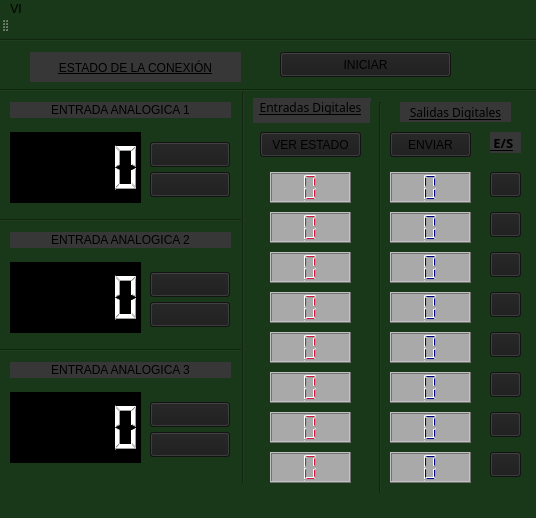
<?xml version="1.0" encoding="UTF-8"?>
<ui version="4.0">
 <class>MainWindow</class>
 <widget class="QMainWindow" name="MainWindow">
  <property name="geometry">
   <rect>
    <x>0</x>
    <y>0</y>
    <width>536</width>
    <height>518</height>
   </rect>
  </property>
  <property name="windowTitle">
   <string>MainWindow</string>
  </property>
  <property name="autoFillBackground">
   <bool>false</bool>
  </property>
  <property name="styleSheet">
   <string notr="true">background-color: rgb(25,55,25);
border-color: rgb(255, 255, 255);</string>
  </property>
  <widget class="QWidget" name="centralWidget">
   <widget class="QLCDNumber" name="lcdNumber">
    <property name="geometry">
     <rect>
      <x>10</x>
      <y>100</y>
      <width>131</width>
      <height>71</height>
     </rect>
    </property>
    <property name="styleSheet">
     <string notr="true">QLCDNumber{color:rgb(255, 255, 255);background-color:rgb(0, 0, 0);}</string>
    </property>
    <property name="digitCount">
     <number>5</number>
    </property>
   </widget>
   <widget class="QLabel" name="label">
    <property name="geometry">
     <rect>
      <x>30</x>
      <y>20</y>
      <width>211</width>
      <height>31</height>
     </rect>
    </property>
    <property name="styleSheet">
     <string notr="true">background-color: rgb(55, 55, 55);
border-color: rgb(170, 170, 170);
font: 75 8pt &quot;Nirmala UI&quot;;
text-decoration: underline;</string>
    </property>
    <property name="text">
     <string>ESTADO DE LA CONEXIÓN</string>
    </property>
    <property name="alignment">
     <set>Qt::AlignCenter</set>
    </property>
   </widget>
   <widget class="QLCDNumber" name="lcdNumber_2">
    <property name="geometry">
     <rect>
      <x>10</x>
      <y>230</y>
      <width>131</width>
      <height>71</height>
     </rect>
    </property>
    <property name="styleSheet">
     <string notr="true">QLCDNumber{color:rgb(255, 255, 255);background-color:rgb(0, 0, 0);}</string>
    </property>
    <property name="digitCount">
     <number>5</number>
    </property>
   </widget>
   <widget class="QLCDNumber" name="lcdNumber_3">
    <property name="geometry">
     <rect>
      <x>10</x>
      <y>360</y>
      <width>131</width>
      <height>71</height>
     </rect>
    </property>
    <property name="styleSheet">
     <string notr="true">QLCDNumber{color:rgb(255, 255, 255);background-color:rgb(0, 0, 0);}</string>
    </property>
    <property name="digitCount">
     <number>5</number>
    </property>
   </widget>
   <widget class="QPushButton" name="pushButton">
    <property name="geometry">
     <rect>
      <x>280</x>
      <y>20</y>
      <width>171</width>
      <height>25</height>
     </rect>
    </property>
    <property name="styleSheet">
     <string notr="true">background-color: rgb(27, 27, 27);
border-color: rgb(159, 159, 159);
</string>
    </property>
    <property name="text">
     <string>INICIAR</string>
    </property>
   </widget>
   <widget class="QLabel" name="label_2">
    <property name="geometry">
     <rect>
      <x>10</x>
      <y>70</y>
      <width>221</width>
      <height>16</height>
     </rect>
    </property>
    <property name="styleSheet">
     <string notr="true">background-color: rgb(55,55,55);
border-color: rgb(170, 170, 170);</string>
    </property>
    <property name="text">
     <string>ENTRADA ANALOGICA 1</string>
    </property>
    <property name="alignment">
     <set>Qt::AlignCenter</set>
    </property>
   </widget>
   <widget class="QLabel" name="label_3">
    <property name="geometry">
     <rect>
      <x>10</x>
      <y>200</y>
      <width>221</width>
      <height>16</height>
     </rect>
    </property>
    <property name="styleSheet">
     <string notr="true">background-color: rgb(55,55,55);
border-color: rgb(170, 170, 170);</string>
    </property>
    <property name="text">
     <string>ENTRADA ANALOGICA 2</string>
    </property>
    <property name="alignment">
     <set>Qt::AlignCenter</set>
    </property>
   </widget>
   <widget class="QLabel" name="label_4">
    <property name="geometry">
     <rect>
      <x>10</x>
      <y>330</y>
      <width>221</width>
      <height>16</height>
     </rect>
    </property>
    <property name="styleSheet">
     <string notr="true">background-color: rgb(55,55,55);
border-color: rgb(170, 170, 170);</string>
    </property>
    <property name="text">
     <string>ENTRADA ANALOGICA 3</string>
    </property>
    <property name="alignment">
     <set>Qt::AlignCenter</set>
    </property>
   </widget>
   <widget class="QPushButton" name="Boton1">
    <property name="geometry">
     <rect>
      <x>150</x>
      <y>110</y>
      <width>80</width>
      <height>25</height>
     </rect>
    </property>
    <property name="styleSheet">
     <string notr="true">background-color: rgb(27, 27, 27);
border-color: rgb(159, 159, 159);
</string>
    </property>
    <property name="text">
     <string/>
    </property>
   </widget>
   <widget class="QPushButton" name="Boton2">
    <property name="geometry">
     <rect>
      <x>150</x>
      <y>140</y>
      <width>80</width>
      <height>25</height>
     </rect>
    </property>
    <property name="styleSheet">
     <string notr="true">background-color: rgb(27, 27, 27);
border-color: rgb(159, 159, 159);
</string>
    </property>
    <property name="text">
     <string/>
    </property>
   </widget>
   <widget class="QPushButton" name="Boton3">
    <property name="geometry">
     <rect>
      <x>150</x>
      <y>240</y>
      <width>80</width>
      <height>25</height>
     </rect>
    </property>
    <property name="styleSheet">
     <string notr="true">background-color: rgb(27, 27, 27);
border-color: rgb(159, 159, 159);
</string>
    </property>
    <property name="text">
     <string/>
    </property>
   </widget>
   <widget class="QLCDNumber" name="LcdOut1">
    <property name="geometry">
     <rect>
      <x>390</x>
      <y>140</y>
      <width>81</width>
      <height>31</height>
     </rect>
    </property>
    <property name="styleSheet">
     <string notr="true">QLCDNumber{color:rgb(0, 0, 139);background-color:rgb(169,169, 169);}</string>
    </property>
    <property name="digitCount">
     <number>1</number>
    </property>
   </widget>
   <widget class="QLCDNumber" name="LcdOut2">
    <property name="geometry">
     <rect>
      <x>390</x>
      <y>180</y>
      <width>81</width>
      <height>31</height>
     </rect>
    </property>
    <property name="styleSheet">
     <string notr="true">QLCDNumber{color:rgb(0, 0, 139);background-color:rgb(169,169, 169);}</string>
    </property>
    <property name="digitCount">
     <number>1</number>
    </property>
   </widget>
   <widget class="QLCDNumber" name="LcdOut3">
    <property name="geometry">
     <rect>
      <x>390</x>
      <y>220</y>
      <width>81</width>
      <height>31</height>
     </rect>
    </property>
    <property name="styleSheet">
     <string notr="true">QLCDNumber{color:rgb(0, 0, 139);background-color:rgb(169,169, 169);}</string>
    </property>
    <property name="digitCount">
     <number>1</number>
    </property>
   </widget>
   <widget class="QLCDNumber" name="LcdOut4">
    <property name="geometry">
     <rect>
      <x>390</x>
      <y>260</y>
      <width>81</width>
      <height>31</height>
     </rect>
    </property>
    <property name="styleSheet">
     <string notr="true">QLCDNumber{color:rgb(0, 0, 139);background-color:rgb(169,169, 169);}</string>
    </property>
    <property name="digitCount">
     <number>1</number>
    </property>
   </widget>
   <widget class="QLCDNumber" name="LcdOut8">
    <property name="geometry">
     <rect>
      <x>390</x>
      <y>420</y>
      <width>81</width>
      <height>31</height>
     </rect>
    </property>
    <property name="styleSheet">
     <string notr="true">QLCDNumber{color:rgb(0, 0, 139);background-color:rgb(169,169, 169);}</string>
    </property>
    <property name="digitCount">
     <number>1</number>
    </property>
   </widget>
   <widget class="QLCDNumber" name="LcdOut5">
    <property name="geometry">
     <rect>
      <x>390</x>
      <y>300</y>
      <width>81</width>
      <height>31</height>
     </rect>
    </property>
    <property name="styleSheet">
     <string notr="true">QLCDNumber{color:rgb(0, 0, 139);background-color:rgb(169,169, 169);}</string>
    </property>
    <property name="digitCount">
     <number>1</number>
    </property>
   </widget>
   <widget class="QLCDNumber" name="LcdOut6">
    <property name="geometry">
     <rect>
      <x>390</x>
      <y>340</y>
      <width>81</width>
      <height>31</height>
     </rect>
    </property>
    <property name="styleSheet">
     <string notr="true">QLCDNumber{color:rgb(0, 0, 139);background-color:rgb(169,169, 169);}</string>
    </property>
    <property name="digitCount">
     <number>1</number>
    </property>
   </widget>
   <widget class="QLCDNumber" name="LcdOut7">
    <property name="geometry">
     <rect>
      <x>390</x>
      <y>380</y>
      <width>81</width>
      <height>31</height>
     </rect>
    </property>
    <property name="styleSheet">
     <string notr="true">QLCDNumber{color:rgb(0, 0, 139);background-color:rgb(169,169, 169);}</string>
    </property>
    <property name="digitCount">
     <number>1</number>
    </property>
   </widget>
   <widget class="QLCDNumber" name="lcdNumber_12">
    <property name="geometry">
     <rect>
      <x>270</x>
      <y>260</y>
      <width>81</width>
      <height>31</height>
     </rect>
    </property>
    <property name="styleSheet">
     <string notr="true">QLCDNumber{color:rgb(220, 20, 60);background-color:rgb(169, 169, 169);}</string>
    </property>
    <property name="digitCount">
     <number>1</number>
    </property>
   </widget>
   <widget class="QLCDNumber" name="lcdNumber_13">
    <property name="geometry">
     <rect>
      <x>270</x>
      <y>140</y>
      <width>81</width>
      <height>31</height>
     </rect>
    </property>
    <property name="styleSheet">
     <string notr="true">QLCDNumber{color:rgb(220, 20, 60);background-color:rgb(169, 169, 169);}</string>
    </property>
    <property name="digitCount">
     <number>1</number>
    </property>
   </widget>
   <widget class="QLCDNumber" name="lcdNumber_14">
    <property name="geometry">
     <rect>
      <x>270</x>
      <y>180</y>
      <width>81</width>
      <height>31</height>
     </rect>
    </property>
    <property name="styleSheet">
     <string notr="true">QLCDNumber{color:rgb(220, 20, 60);background-color:rgb(169, 169, 169);}</string>
    </property>
    <property name="digitCount">
     <number>1</number>
    </property>
   </widget>
   <widget class="QLCDNumber" name="lcdNumber_15">
    <property name="geometry">
     <rect>
      <x>270</x>
      <y>340</y>
      <width>81</width>
      <height>31</height>
     </rect>
    </property>
    <property name="styleSheet">
     <string notr="true">QLCDNumber{color:rgb(220, 20, 60);background-color:rgb(169, 169, 169);}</string>
    </property>
    <property name="digitCount">
     <number>1</number>
    </property>
   </widget>
   <widget class="QLCDNumber" name="lcdNumber_16">
    <property name="geometry">
     <rect>
      <x>270</x>
      <y>220</y>
      <width>81</width>
      <height>31</height>
     </rect>
    </property>
    <property name="styleSheet">
     <string notr="true">QLCDNumber{color:rgb(220, 20, 60);background-color:rgb(169, 169, 169);}</string>
    </property>
    <property name="digitCount">
     <number>1</number>
    </property>
   </widget>
   <widget class="QLCDNumber" name="lcdNumber_17">
    <property name="geometry">
     <rect>
      <x>270</x>
      <y>380</y>
      <width>81</width>
      <height>31</height>
     </rect>
    </property>
    <property name="styleSheet">
     <string notr="true">QLCDNumber{color:rgb(220, 20, 60);background-color:rgb(169, 169, 169);}</string>
    </property>
    <property name="digitCount">
     <number>1</number>
    </property>
   </widget>
   <widget class="QLCDNumber" name="lcdNumber_18">
    <property name="geometry">
     <rect>
      <x>270</x>
      <y>300</y>
      <width>81</width>
      <height>31</height>
     </rect>
    </property>
    <property name="styleSheet">
     <string notr="true">QLCDNumber{color:rgb(220, 20, 60);background-color:rgb(169, 169, 169);}</string>
    </property>
    <property name="digitCount">
     <number>1</number>
    </property>
   </widget>
   <widget class="QLCDNumber" name="lcdNumber_19">
    <property name="geometry">
     <rect>
      <x>270</x>
      <y>420</y>
      <width>81</width>
      <height>31</height>
     </rect>
    </property>
    <property name="styleSheet">
     <string notr="true">QLCDNumber{color:rgb(220, 20, 60);background-color:rgb(169, 169, 169);}</string>
    </property>
    <property name="digitCount">
     <number>1</number>
    </property>
   </widget>
   <widget class="QLabel" name="label_5">
    <property name="geometry">
     <rect>
      <x>250</x>
      <y>60</y>
      <width>121</width>
      <height>31</height>
     </rect>
    </property>
    <property name="font">
     <font>
      <family>Tw Cen MT Condensed Extra Bold</family>
      <pointsize>9</pointsize>
      <underline>true</underline>
     </font>
    </property>
    <property name="styleSheet">
     <string notr="true">background-color: rgb(55,55,55);
selection-background-color: rgb(255, 255, 255);
border-color: rgb(170, 170, 170);</string>
    </property>
    <property name="text">
     <string>Entradas Digitales</string>
    </property>
    <property name="scaledContents">
     <bool>false</bool>
    </property>
    <property name="alignment">
     <set>Qt::AlignCenter</set>
    </property>
    <property name="wordWrap">
     <bool>false</bool>
    </property>
   </widget>
   <widget class="Line" name="line">
    <property name="geometry">
     <rect>
      <x>-20</x>
      <y>50</y>
      <width>571</width>
      <height>16</height>
     </rect>
    </property>
    <property name="orientation">
     <enum>Qt::Horizontal</enum>
    </property>
   </widget>
   <widget class="Line" name="line_2">
    <property name="geometry">
     <rect>
      <x>233</x>
      <y>60</y>
      <width>20</width>
      <height>391</height>
     </rect>
    </property>
    <property name="orientation">
     <enum>Qt::Vertical</enum>
    </property>
   </widget>
   <widget class="Line" name="line_3">
    <property name="geometry">
     <rect>
      <x>370</x>
      <y>70</y>
      <width>20</width>
      <height>391</height>
     </rect>
    </property>
    <property name="orientation">
     <enum>Qt::Vertical</enum>
    </property>
   </widget>
   <widget class="QPushButton" name="pushButton_5">
    <property name="geometry">
     <rect>
      <x>260</x>
      <y>100</y>
      <width>101</width>
      <height>25</height>
     </rect>
    </property>
    <property name="styleSheet">
     <string notr="true">background-color: rgb(27, 27, 27);
border-color: rgb(159, 159, 159);
</string>
    </property>
    <property name="text">
     <string>VER ESTADO</string>
    </property>
   </widget>
   <widget class="QLabel" name="label_7">
    <property name="geometry">
     <rect>
      <x>400</x>
      <y>70</y>
      <width>111</width>
      <height>20</height>
     </rect>
    </property>
    <property name="font">
     <font>
      <family>Tw Cen MT Condensed Extra Bold</family>
      <pointsize>9</pointsize>
      <underline>true</underline>
     </font>
    </property>
    <property name="styleSheet">
     <string notr="true">background-color: rgb(55,55,55);
border-color: rgb(170, 170, 170);</string>
    </property>
    <property name="text">
     <string>Salidas Digitales</string>
    </property>
    <property name="alignment">
     <set>Qt::AlignCenter</set>
    </property>
   </widget>
   <widget class="QPushButton" name="Send1">
    <property name="geometry">
     <rect>
      <x>490</x>
      <y>140</y>
      <width>31</width>
      <height>25</height>
     </rect>
    </property>
    <property name="styleSheet">
     <string notr="true">background-color: rgb(27, 27, 27);
border-color: rgb(159, 159, 159);
</string>
    </property>
    <property name="text">
     <string/>
    </property>
   </widget>
   <widget class="QPushButton" name="Send2">
    <property name="geometry">
     <rect>
      <x>490</x>
      <y>180</y>
      <width>31</width>
      <height>25</height>
     </rect>
    </property>
    <property name="styleSheet">
     <string notr="true">background-color: rgb(27, 27, 27);
border-color: rgb(159, 159, 159);
</string>
    </property>
    <property name="text">
     <string/>
    </property>
   </widget>
   <widget class="QPushButton" name="Send4">
    <property name="geometry">
     <rect>
      <x>490</x>
      <y>260</y>
      <width>31</width>
      <height>25</height>
     </rect>
    </property>
    <property name="styleSheet">
     <string notr="true">background-color: rgb(27, 27, 27);
border-color: rgb(159, 159, 159);
</string>
    </property>
    <property name="text">
     <string/>
    </property>
   </widget>
   <widget class="QPushButton" name="Send3">
    <property name="geometry">
     <rect>
      <x>490</x>
      <y>220</y>
      <width>31</width>
      <height>25</height>
     </rect>
    </property>
    <property name="styleSheet">
     <string notr="true">background-color: rgb(27, 27, 27);
border-color: rgb(159, 159, 159);
</string>
    </property>
    <property name="text">
     <string/>
    </property>
   </widget>
   <widget class="QPushButton" name="Send8">
    <property name="geometry">
     <rect>
      <x>490</x>
      <y>420</y>
      <width>31</width>
      <height>25</height>
     </rect>
    </property>
    <property name="styleSheet">
     <string notr="true">background-color: rgb(27, 27, 27);
border-color: rgb(159, 159, 159);
</string>
    </property>
    <property name="text">
     <string/>
    </property>
   </widget>
   <widget class="QPushButton" name="Send7">
    <property name="geometry">
     <rect>
      <x>490</x>
      <y>380</y>
      <width>31</width>
      <height>25</height>
     </rect>
    </property>
    <property name="styleSheet">
     <string notr="true">background-color: rgb(27, 27, 27);
border-color: rgb(159, 159, 159);
</string>
    </property>
    <property name="text">
     <string/>
    </property>
   </widget>
   <widget class="QPushButton" name="Send6">
    <property name="geometry">
     <rect>
      <x>490</x>
      <y>340</y>
      <width>31</width>
      <height>25</height>
     </rect>
    </property>
    <property name="styleSheet">
     <string notr="true">background-color: rgb(27, 27, 27);
border-color: rgb(159, 159, 159);
</string>
    </property>
    <property name="text">
     <string/>
    </property>
   </widget>
   <widget class="QPushButton" name="Send5">
    <property name="geometry">
     <rect>
      <x>490</x>
      <y>300</y>
      <width>31</width>
      <height>25</height>
     </rect>
    </property>
    <property name="styleSheet">
     <string notr="true">background-color: rgb(27, 27, 27);
border-color: rgb(159, 159, 159);
</string>
    </property>
    <property name="text">
     <string/>
    </property>
   </widget>
   <widget class="QLabel" name="label_6">
    <property name="geometry">
     <rect>
      <x>490</x>
      <y>100</y>
      <width>31</width>
      <height>21</height>
     </rect>
    </property>
    <property name="font">
     <font>
      <family>Yu Gothic UI Semibold</family>
      <pointsize>10</pointsize>
      <weight>75</weight>
      <bold>true</bold>
      <underline>true</underline>
     </font>
    </property>
    <property name="styleSheet">
     <string notr="true">background-color: rgb(55,55,55);
border-color: rgb(170, 170, 170);</string>
    </property>
    <property name="text">
     <string> E/S</string>
    </property>
   </widget>
   <widget class="QPushButton" name="Boton4">
    <property name="geometry">
     <rect>
      <x>150</x>
      <y>270</y>
      <width>80</width>
      <height>25</height>
     </rect>
    </property>
    <property name="styleSheet">
     <string notr="true">background-color: rgb(27, 27, 27);
border-color: rgb(159, 159, 159);
</string>
    </property>
    <property name="text">
     <string/>
    </property>
   </widget>
   <widget class="QPushButton" name="Boton6">
    <property name="geometry">
     <rect>
      <x>150</x>
      <y>400</y>
      <width>80</width>
      <height>25</height>
     </rect>
    </property>
    <property name="styleSheet">
     <string notr="true">background-color: rgb(27, 27, 27);
border-color: rgb(159, 159, 159);
</string>
    </property>
    <property name="text">
     <string/>
    </property>
   </widget>
   <widget class="QPushButton" name="Boton5">
    <property name="geometry">
     <rect>
      <x>150</x>
      <y>370</y>
      <width>80</width>
      <height>25</height>
     </rect>
    </property>
    <property name="styleSheet">
     <string notr="true">background-color: rgb(27, 27, 27);
border-color: rgb(159, 159, 159);
</string>
    </property>
    <property name="text">
     <string/>
    </property>
   </widget>
   <widget class="QPushButton" name="pushButton_2">
    <property name="geometry">
     <rect>
      <x>390</x>
      <y>100</y>
      <width>81</width>
      <height>25</height>
     </rect>
    </property>
    <property name="styleSheet">
     <string notr="true">background-color: rgb(27, 27, 27);
border-color: rgb(159, 159, 159);
</string>
    </property>
    <property name="text">
     <string>ENVIAR</string>
    </property>
   </widget>
   <widget class="Line" name="line_4">
    <property name="geometry">
     <rect>
      <x>-10</x>
      <y>0</y>
      <width>571</width>
      <height>16</height>
     </rect>
    </property>
    <property name="orientation">
     <enum>Qt::Horizontal</enum>
    </property>
   </widget>
   <widget class="Line" name="line_5">
    <property name="geometry">
     <rect>
      <x>0</x>
      <y>180</y>
      <width>241</width>
      <height>16</height>
     </rect>
    </property>
    <property name="orientation">
     <enum>Qt::Horizontal</enum>
    </property>
   </widget>
   <widget class="Line" name="line_6">
    <property name="geometry">
     <rect>
      <x>0</x>
      <y>310</y>
      <width>241</width>
      <height>16</height>
     </rect>
    </property>
    <property name="orientation">
     <enum>Qt::Horizontal</enum>
    </property>
   </widget>
  </widget>
  <widget class="QMenuBar" name="menuBar">
   <property name="geometry">
    <rect>
     <x>0</x>
     <y>0</y>
     <width>536</width>
     <height>21</height>
    </rect>
   </property>
   <widget class="QMenu" name="menuVI">
    <property name="title">
     <string>VI</string>
    </property>
   </widget>
   <addaction name="menuVI"/>
  </widget>
  <widget class="QToolBar" name="mainToolBar">
   <attribute name="toolBarArea">
    <enum>TopToolBarArea</enum>
   </attribute>
   <attribute name="toolBarBreak">
    <bool>false</bool>
   </attribute>
  </widget>
  <widget class="QStatusBar" name="statusBar"/>
 </widget>
 <layoutdefault spacing="6" margin="11"/>
 <resources/>
 <connections/>
</ui>
